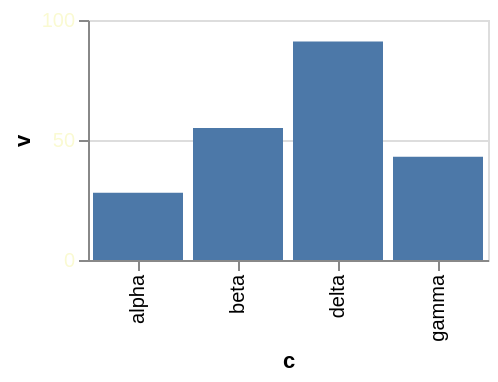

Write a Vega-Lite specification for this figure.
### Vega-Lite specification from a JSON file in a GitHub repository (floating-point values rounded to 4 significant figures)
{"$schema": "https://vega.github.io/schema/vega-lite/v6.json", "width": 200, "height": 120, "data": {"values": [{"c": "alpha", "v": 28, "w": 3, "t": "2024-01-07"}, {"c": "beta", "v": 55, "w": 7, "t": "2024-03-19"}, {"c": "gamma", "v": 43, "w": 5, "t": "2024-06-02"}, {"c": "delta", "v": 91, "w": 9, "t": "2024-09-11"}]}, "mark": "bar", "encoding": {"x": {"field": "c", "type": "nominal"}, "y": {"field": "v", "type": "quantitative", "axis": {"labelColor": "lightgoldenrodyellow"}}}}
